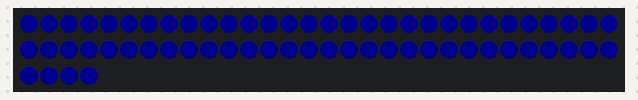
Simulated run of this program. Board: ESP32 board running MicroPython. On the bench: 64 RGB LEDs in strip order, left to right, continuing on the next row. Dim RGB values are drawn brighter than linear; WiFi joins after 1.5 s; what the program prints to the serial console is not drawn.

Above: at 2.3 s.
At 7.2 s:
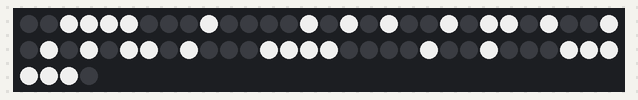
At 12.9 s:
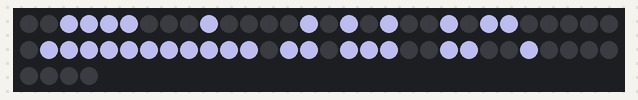
At 18.7 s:
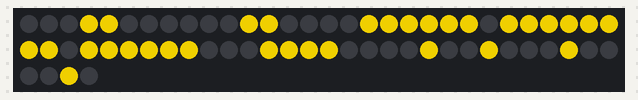
At 24.4 s:
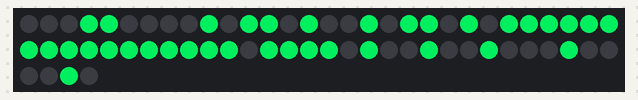
At 35.9 s:
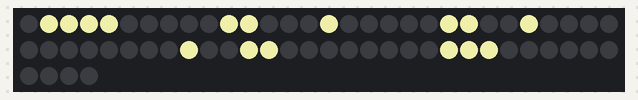

Measured:
- what the display in image 1 shows lasts 5.8 s, from 7.1 s to 12.9 s
- what the display in image 2 shows lasts 5.7 s, from 12.9 s to 18.6 s

The program:

esp32_emoji_wifi.py
```python
import json, math, time, network, socket
from machine import Pin
import neopixel

LED_PIN = Pin(2); NUM_LEDS = 64; MATRIX = 8
WIFI_SSID = 'klk'; WIFI_PASS = 'C0ntr4s3n@'
np = neopixel.NeoPixel(LED_PIN, NUM_LEDS)
bri = 80; auto = True; sel = None; tick = 0

def xy(x, y):
    return y * MATRIX + (MATRIX - 1 - x) if y % 2 else y * MATRIX + x

def clear():
    for i in range(NUM_LEDS): np[i] = (0, 0, 0)
    np.write()

def draw(px, clr):
    for y in range(8):
        for x in range(8):
            np[xy(x,y)] = tuple(int(v*bri/100) for v in clr) if px[y][x] else (0,0,0)
    np.write()

EMOJIS = {
    'Smiley': ([[0,0,0,0,0,0,0,0],[0,1,1,0,0,1,1,0],[0,0,0,0,0,0,0,0],[0,0,1,1,1,1,0,0],[0,1,0,0,0,0,1,0],[0,0,1,0,0,1,0,0],[0,0,0,1,1,0,0,0],[0,0,0,0,0,0,0,0]], (255,220,0)),
    'Skull': ([[0,0,1,1,1,1,0,0],[0,1,0,0,0,0,1,0],[1,0,1,0,0,1,0,1],[1,0,1,0,0,1,0,1],[0,1,0,1,1,0,1,0],[0,0,1,1,1,1,0,0],[0,0,1,0,0,1,0,0],[0,1,1,1,1,1,1,0]], (255,255,255)),
    'Ghost': ([[0,0,1,1,1,1,0,0],[0,1,0,0,0,0,1,0],[1,0,1,0,0,1,0,1],[1,0,0,0,0,0,0,1],[1,1,1,1,1,1,1,1],[1,1,0,1,1,0,1,1],[1,0,0,1,1,0,0,1],[0,0,0,0,0,0,0,0]], (200,200,255)),
    'Estrella': ([[0,0,0,1,1,0,0,0],[0,0,0,1,1,0,0,0],[0,1,1,1,1,1,1,0],[1,1,1,1,1,1,1,1],[0,1,1,1,1,1,1,0],[0,0,1,1,1,1,0,0],[0,0,1,0,0,1,0,0],[0,1,0,0,0,0,1,0]], (255,220,0)),
    'Invader': ([[0,0,0,1,1,0,0,0],[0,1,0,1,1,0,1,0],[0,1,0,1,1,0,1,0],[1,1,1,1,1,1,1,1],[1,1,1,1,1,1,1,1],[1,0,1,1,1,1,0,1],[0,0,1,0,0,1,0,0],[0,1,0,0,0,0,1,0]], (0,255,100)),
    'Sol': ([[0,0,1,0,0,1,0,0],[1,0,0,1,1,0,0,1],[0,1,1,1,1,1,1,0],[0,0,1,1,1,1,0,0],[0,0,1,1,1,1,0,0],[0,1,1,1,1,1,1,0],[1,0,0,1,1,0,0,1],[0,0,1,0,0,1,0,0]], (255,200,0)),
    'Luna': ([[0,1,1,1,1,0,0,0],[1,0,0,0,1,1,0,0],[0,0,0,0,0,1,1,0],[0,0,0,0,0,0,1,0],[0,0,0,0,0,0,1,0],[0,0,0,0,0,1,1,0],[0,0,0,1,1,1,0,0],[0,0,0,0,0,0,0,0]], (255,255,180)),
    'Diamante': ([[0,0,0,1,1,0,0,0],[0,0,1,0,0,1,0,0],[0,1,0,0,0,0,1,0],[1,0,1,0,0,1,0,1],[0,1,0,0,0,0,1,0],[0,0,1,0,0,1,0,0],[0,0,0,1,1,0,0,0],[0,0,0,0,0,0,0,0]], (100,200,255)),
    'Corona': ([[0,1,0,0,0,0,1,0],[1,1,1,0,0,1,1,1],[1,1,1,1,1,1,1,1],[0,1,1,1,1,1,1,0],[0,1,1,1,1,1,1,0],[0,0,1,1,1,1,0,0],[0,0,0,1,1,0,0,0],[0,0,0,0,0,0,0,0]], (255,215,0)),
    'Hongo': ([[0,0,1,1,1,1,0,0],[0,1,1,0,0,1,1,0],[1,1,0,0,0,0,1,1],[1,1,1,1,1,1,1,1],[0,0,1,1,1,1,0,0],[0,0,1,1,1,1,0,0],[0,0,1,1,1,1,0,0],[0,0,0,0,0,0,0,0]], (255,50,50)),
    'Alien': ([[0,0,1,1,1,1,0,0],[0,1,1,0,0,1,1,0],[1,0,0,0,0,0,0,1],[1,0,1,0,0,1,0,1],[0,1,1,1,1,1,1,0],[0,0,1,0,0,1,0,0],[0,0,1,0,0,1,0,0],[0,1,0,1,1,0,1,0]], (100,255,100)),
    'Casa': ([[0,0,0,1,1,1,0,0],[0,0,1,1,1,1,1,0],[0,1,1,1,1,1,1,1],[1,1,1,0,0,1,1,1],[1,1,1,0,0,1,1,1],[1,1,1,1,1,1,1,1],[1,1,1,1,1,1,1,1],[0,1,1,0,0,1,1,0]], (180,100,50)),
    'Auto': ([[0,0,1,1,1,1,0,0],[0,1,0,0,0,0,1,0],[0,0,0,0,0,0,0,0],[1,1,1,1,1,1,1,1],[0,1,0,0,0,0,1,0],[1,1,0,1,1,0,1,1],[0,0,1,0,0,1,0,0],[0,0,0,0,0,0,0,0]], (255,80,80)),
    'Trofeo': ([[0,0,1,1,1,1,0,0],[0,1,1,0,0,1,1,0],[1,0,0,1,1,0,0,1],[0,0,1,0,0,1,0,0],[0,0,1,0,0,1,0,0],[0,0,1,1,1,1,0,0],[0,0,1,1,1,1,0,0],[1,1,1,1,1,1,1,1]], (255,200,0)),
    'Paraguas': ([[0,1,1,1,1,1,1,0],[1,0,1,0,1,0,1,0],[1,1,1,1,1,1,1,1],[0,0,0,1,1,0,0,0],[0,0,0,1,1,0,0,0],[0,0,0,1,1,0,0,0],[0,0,1,0,0,1,0,0],[0,1,0,0,0,0,0,0]], (80,80,255)),
    'Robot': ([[0,1,1,1,1,1,1,0],[1,0,1,0,0,1,0,1],[1,0,0,1,1,0,0,1],[0,1,1,1,1,1,1,0],[0,0,1,0,0,1,0,0],[0,1,1,0,0,1,1,0],[0,1,0,0,0,0,1,0],[0,1,1,0,0,1,1,0]], (180,180,180)),
    'Nota': ([[0,0,1,1,0,0,0,0],[0,0,1,0,1,0,0,0],[0,0,1,0,0,1,0,0],[0,0,1,0,0,1,0,0],[0,0,1,0,0,1,0,0],[0,1,1,0,0,1,0,0],[1,1,1,1,1,1,0,0],[1,1,1,1,1,1,0,0]], (255,100,200)),
    'Pirata': ([[0,0,1,1,1,1,0,0],[0,1,0,0,0,0,1,0],[1,0,1,0,1,0,0,1],[1,0,0,0,0,0,0,1],[0,1,0,0,0,0,1,0],[0,0,1,1,1,1,0,0],[0,0,1,0,0,1,0,0],[0,1,0,1,1,0,1,0]], (255,255,255)),
    'Corazon': ([[0,0,0,0,0,0,0,0],[0,1,1,0,0,1,1,0],[1,1,1,1,1,1,1,1],[1,1,1,1,1,1,1,1],[0,1,1,1,1,1,1,0],[0,0,1,1,1,1,0,0],[0,0,0,1,1,0,0,0],[0,0,0,0,0,0,0,0]], (255,0,80)),
}

wlan = network.WLAN(network.STA_IF)
wlan.active(True)
if not wlan.isconnected():
    print('WiFi: connecting...')
    wlan.connect(WIFI_SSID, WIFI_PASS)
    for _ in range(30):
        if wlan.isconnected(): break
        time.sleep(0.5)
if wlan.isconnected():
    ip = wlan.ifconfig()[0]
    print('WiFi: ' + ip)
else:
    print('WiFi FAIL')
    for i in range(NUM_LEDS): np[i] = (40, 0, 0)
    np.write()

srv = socket.socket(socket.AF_INET, socket.SOCK_STREAM)
srv.setsockopt(socket.SOL_SOCKET, socket.SO_REUSEADDR, 1)
srv.bind(('0.0.0.0', 80))
srv.listen(1)
srv.settimeout(0.05)

names = list(EMOJIS.keys())
idx = 0
print('HTTP ready')

while True:
    try:
        c, a = srv.accept()
        c.settimeout(0.3)
        try:
            d = c.recv(512)
            if d:
                t = d.decode('utf-8', 'ignore')
                p = t.find('\r\n\r\n')
                if p >= 0:
                    bd = t[p+4:].strip()
                    try:
                        cmd = json.loads(bd)
                        tp = cmd.get('t','')
                        if tp == 'emoji':
                            sel = cmd.get('n','')
                            auto = False
                        elif tp == 'bri':
                            bri = max(1, min(100, int(cmd.get('v',80))))
                        elif tp == 'auto':
                            auto = not auto
                            if auto: sel = None
                    except: pass
                c.send(b'HTTP/1.1 200 OK\r\nAccess-Control-Allow-Origin: *\r\n\r\nok')
        except: pass
        try: c.close()
        except: pass
    except OSError: pass

    tick += 1
    if auto and tick % 50 == 0:
        idx = (idx + 1) % len(names)
        sel = names[idx]

    if sel and sel in EMOJIS:
        px, clr = EMOJIS[sel]
        draw(px, clr)
    else:
        b = int(8 + 6 * __import__('math').sin(tick * 0.15))
        for i in range(NUM_LEDS): np[i] = (0, 0, b)
        np.write()

    time.sleep(0.06)
```
